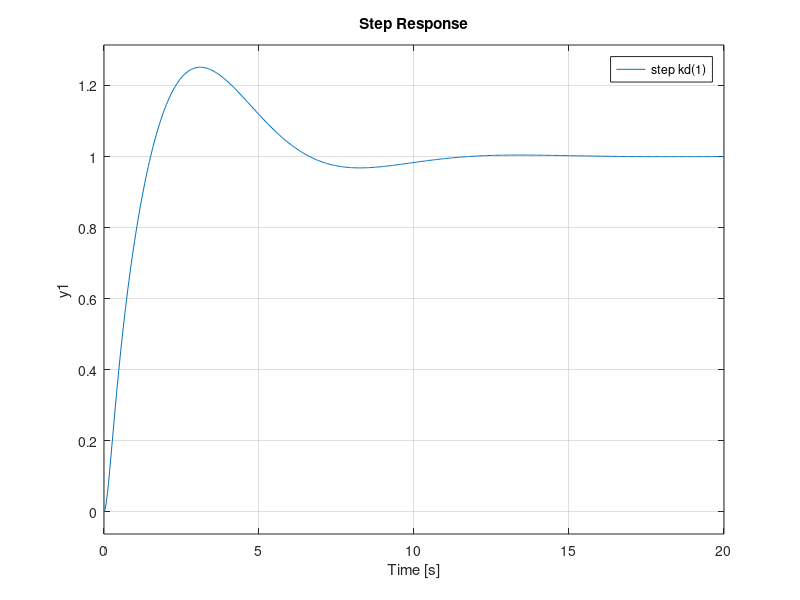

Write MATLAB code to recreate this figure. (Note: this script raises an error after producing the figure.)
%%%ZN1



%% declaration of system variable
J = 0.01;
b = 0.1;
K = 0.01;
R = 1;
L = 0.5;
s = tf('s');

%% declaration system
num = K;
den = [J*L,((b*L)+(J*R)),((b*R)+(K*K))];
sys = tf(num,den)/s

%%declaration tunning variable
use_p = 1;
use_i = 1;
use_d = 1;


delay_t = 1;
constant_t = 10;


kp = 0;
Ti = inf;
Td = 0;


%% ZN1 
if(use_p)
    if(use_i)
        if(use_d)
            kp = constant_t/delay_t*1.2;
            Ti = delay_t*2;
            Td = 0.5*delay_t;
        else
            kp = constant_t/delay_t*0.9;
            Ti = delay_t/0.3;
            Td = 0
        end
    else 
        kp = delay_t/constant_t*1.2;
        Ti = inf;
        Td = 0
    end
end

kp = kp
ki = kp/Ti
kd = kp*Td

%% system control function
sys_c = tf([kd,kp,ki],[1 0])

complate = feedback(sys*sys_c,1)

%%display graph

figure(1)
step(complate); 
legend('step kd(1)')
stepinfo(complate)
